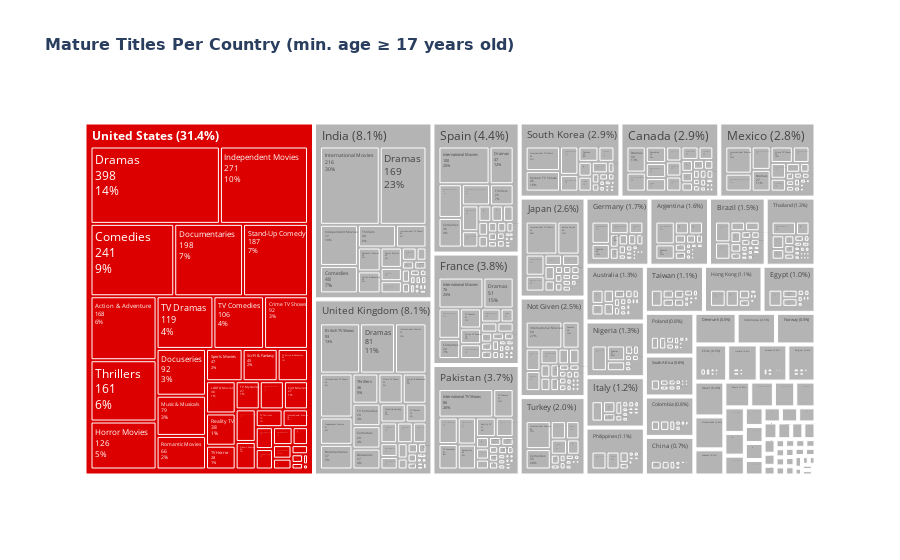

Notebook cell for this chart:
### Markdown cell above
Story Block: Chart 5 – Top Countries by Mature Titles (Bar Chart)

Who’s Producing the Most Mature Content? A Clear Winner Emerges

While maturity share shows how a country's catalog is structured, this bar chart ranks countries by the total number of mature titles (age ≥ 17). The result is striking: the United States dominates this space, producing more than four times as many mature titles as the next-highest country. Other top contributors include the United Kingdom, India, and France — but none come close to Hollywood’s output.
This reinforces a key insight: Netflix’s shift toward adult content is largely powered by U.S. production. Whether driven by audience demand, creative freedom, or platform strategy, American content sets the tone for what “mature” means on Netflix.

### Code cell
import plotly.express as px

# Datensatz filtern
min_age = 17
df_mature = df_netflix.query('rating_age >= @min_age')
df_mature_exp = df_mature.explode('genres_list')

# Nur gültige Einträge
df_mature_exp = df_mature_exp.dropna(subset=["country", "genres_list"])

# Top-Land bestimmen
country_counts = df_mature_exp['country'].value_counts()
top_country = country_counts.index[0]
total_titles = country_counts.sum()

# Anteil berechnen
country_percent = (country_counts / total_titles * 100).round(1)

# Optional: neues Label mit Anteil erstellen
df_mature_exp['country_label'] = df_mature_exp['country'].apply(
    lambda c: f"{c} ({country_percent[c]}%)" if c in country_percent else c
)

# Farbdict erstellen
color_map = {c: "rgb(220,0,0)" if c == top_country else "rgb(180,180,180)"
             for c in df_mature_exp["country"].unique()}

fig = px.treemap(
    df_mature_exp,
    path=["country_label", "genres_list"],
    color="country",
    color_discrete_map=color_map,
    title=f"Mature Titles Per Country (min. age > {min_age} years old)"
)

# Top-Country fett darstellen
fig.update_traces(
    texttemplate="%{label}",  # Label bleibt gleich
    selector=dict(type='treemap')
)

# Labels fett für das Top-Country
# Dazu kann man in df_mature_exp ein spezielles HTML-Tag verwenden
df_mature_exp['country_label_html'] = df_mature_exp['country_label'].apply(
    lambda x: f"<b>{x}</b>" if top_country in x else x
)

fig = px.treemap(
    df_mature_exp,
    path=["country_label_html", "genres_list"],
    color="country",
    color_discrete_map=color_map,
    title=f"Mature Titles Per Country (min. age ≥ {min_age} years old)"
)

fig.update_traces(
    textinfo="label+value+percent parent",
)

fig.update_layout(
    title=dict(
        # Bolt title geht nur via HTML-Tag fürs px, da rcparam nicht direkt supported
        text=f"<b>Mature Titles Per Country (min. age ≥ {min_age} years old)</b>",
        font=dict(size=16, family="DejaVu Sans")
    )
)

fig.show()

### Figure 1 — Plotly figure (JSON) as saved in the notebook; plotly's stock layout.template omitted (floating-point values rounded to 4 significant figures; data arrays with more than 128 entries replaced by an {"elided": "..."} marker saying what was removed)
{"data": [{"branchvalues": "total", "customdata": {"elided": "978x1 str values"}, "domain": {"x": [0, 1], "y": [0, 1]}, "hovertemplate": "labels=%{label}<br>count=%{value}<br>parent=%{parent}<br>id=%{id}<br>country=%{customdata[0]}<extra></extra>", "ids": {"elided": "978 str values"}, "labels": {"elided": "978 str values"}, "marker": {"colors": {"elided": "978 str values"}}, "name": "", "parents": {"elided": "978 str values"}, "textinfo": "label+value+percent parent", "type": "treemap", "values": {"elided": "978 int values"}}], "layout": {"legend": {"tracegroupgap": 0}, "title": {"font": {"family": "DejaVu Sans", "size": 16}, "text": "<b>Mature Titles Per Country (min. age ≥ 17 years old)</b>"}}}
